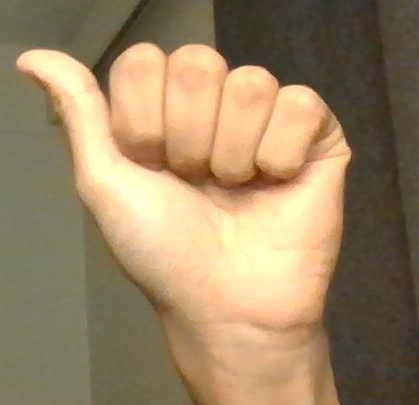
#> input picture resources/A.jpg, 419 x 405 px; its folder holds only this picture in this run
$ python -i hand_detector.py   (imports and definitions only)
#> lines starting #> are read from the running program, lines starting #| are printed output that depends on the picture; after the words box and inside, x2 and y2 are one past the last pixel; in counts of white or black regions, pixels touching at a corner belong together
import cv2
import numpy as np
from collections import deque


class HandDetector:
    def __init__(self):
        # ---- Base HSV skin range (used before calibration) ----
        self.lower_skin = np.array([0, 20, 50], dtype=np.uint8)
        self.upper_skin = np.array([30, 255, 255], dtype=np.uint8)

        # ---- Calibration padding around percentiles (tunable) ----
        self.pad_h = 15
        self.pad_s = 30
        self.pad_v = 40

        # ---- Morphology (tunable) ----
        self.kernel_size = 3          # base kernel size (will be made odd)
        self.open_iter = 3            # remove noise
        self.close_iter = 3           # fill holes
        self.blur_ksize = 7           # Gaussian blur (must be odd)

        # ---- Area filtering (fraction of full frame) ----
        self.min_area_frac = 0.006
        self.max_area_frac = 0.55

        # ---- Guide box ----
        self.guide_box_size = 280
        self.guide_box_enabled = True

        # ---- Calibration state ----
        self.is_calibrated = False
        self.calibrated_ranges = None

        # ---- Morphology kernel (ellipse is better for hands) ----
        k = self._make_odd(self.kernel_size)
        self.kernel = cv2.getStructuringElement(cv2.MORPH_ELLIPSE, (k, k))

        # ---- Temporal smoothing for mask ----
        # maxlen=3 means we average last 3 frames → less flicker
        self.mask_history = deque(maxlen=3)

    # ===================== PUBLIC TUNING METHODS =====================

    # [35 lines left out: functions set_skin_hsv, set_calibration_padding, set_morphology, set_area_fraction, not called in this run]

    def enable_guide_box(self, enabled):
        self.guide_box_enabled = bool(enabled)

    def get_guide_box_coords(self, frame_width, frame_height):
        box_size = self.guide_box_size
        box_x = frame_width - box_size - 80
        box_y = (frame_height - box_size) // 2
        return box_x, box_y, box_x + box_size, box_y + box_size

    # ===================== CALIBRATION =====================

    # [40 lines left out: function calibrate_from_roi, not called in this run]

    # ===================== INTERNAL HELPERS =====================

    @staticmethod
    def _make_odd(k):
        """Ensure kernel size is odd (required by GaussianBlur)."""
        k = int(k)
        return k if k % 2 == 1 else k + 1

    def _auto_adjust_brightness(self, frame_bgr):
        lab = cv2.cvtColor(frame_bgr, cv2.COLOR_BGR2LAB)
        l, a, b = cv2.split(lab)

        clahe = cv2.createCLAHE(clipLimit=4.0, tileGridSize=(8, 8))
        l = clahe.apply(l)

        enhanced = cv2.merge([l, a, b])
        return cv2.cvtColor(enhanced, cv2.COLOR_LAB2BGR)

    def _create_box_mask(self, frame_shape):
        h, w = frame_shape[:2]
        mask = np.zeros((h, w), dtype=np.uint8)

        if self.guide_box_enabled:
            box_x1, box_y1, box_x2, box_y2 = self.get_guide_box_coords(w, h)
            mask[box_y1:box_y2, box_x1:box_x2] = 255
        else:
            mask[:, :] = 255

        return mask

    # ===================== MASK CREATION =====================

    def _skin_mask(self, frame_bgr):
        # Lighting normalization
        frame_bgr = self._auto_adjust_brightness(frame_bgr)

        hsv = cv2.cvtColor(frame_bgr, cv2.COLOR_BGR2HSV)

        # Use calibrated HSV range if available, else default
        if self.is_calibrated and self.calibrated_ranges:
            lower, upper = self.calibrated_ranges
            lower_arr = np.array(lower, dtype=np.uint8)
            upper_arr = np.array(upper, dtype=np.uint8)
            mask = cv2.inRange(hsv, lower_arr, upper_arr)
        else:
            mask = cv2.inRange(hsv, self.lower_skin, self.upper_skin)

        # Morphology: open → close
        if self.open_iter > 0:
            mask = cv2.morphologyEx(mask, cv2.MORPH_OPEN, self.kernel, iterations=self.open_iter)
        if self.close_iter > 0:
            mask = cv2.morphologyEx(mask, cv2.MORPH_CLOSE, self.kernel, iterations=self.close_iter)

        # Smooth edges
        if self.blur_ksize > 1:
            k = self._make_odd(self.blur_ksize)
            mask = cv2.GaussianBlur(mask, (k, k), 0)

        # Binarize again (in case blur softened it)
        mask = cv2.threshold(mask, 0, 255, cv2.THRESH_BINARY | cv2.THRESH_OTSU)[1]

        # Limit to guide box region
        box_mask = self._create_box_mask(frame_bgr.shape)
        mask = cv2.bitwise_and(mask, mask, mask=box_mask)

        # ---- Temporal smoothing over last few masks ----
        self.mask_history.append(mask)
        if len(self.mask_history) > 1:
            avg = np.mean(self.mask_history, axis=0)
            mask = np.where(avg >= 127, 255, 0).astype(np.uint8)

        return mask

    def _largest_valid_contour(self, mask, frame_area):
        contours, _ = cv2.findContours(mask, cv2.RETR_EXTERNAL, cv2.CHAIN_APPROX_SIMPLE)
        if not contours:
            return None, 0.0
        c = max(contours, key=cv2.contourArea)
        area = float(cv2.contourArea(c))
        if area < self.min_area_frac * frame_area or area > self.max_area_frac * frame_area:
            return None, 0.0
        return c, area

    def _crop_with_pad(self, frame_bgr, mask, contour, pad=20):
        x, y, w, h = cv2.boundingRect(contour)
        H, W = frame_bgr.shape[:2]
        x0, y0 = max(0, x - pad), max(0, y - pad)
        x1, y1 = min(W, x + w + pad), min(H, y + h + pad)
        roi = frame_bgr[y0:y1, x0:x1]
        roi_mask = mask[y0:y1, x0:x1]
        return roi, roi_mask, (x0, y0, x1, y1)

    # ===================== MAIN API =====================

    def detect_hand(self, frame_bgr):
        H, W = frame_bgr.shape[:2]
        mask = self._skin_mask(frame_bgr)
        contour, area = self._largest_valid_contour(mask, H * W)
        if contour is None:
            return None
        roi, roi_mask, bbox = self._crop_with_pad(frame_bgr, mask, contour)
        if roi.size == 0 or roi_mask.size == 0:
            return None
        return {
            "mask": mask,
            "contour": contour,
            "roi": roi,
            "roi_mask": roi_mask,
            "bbox": bbox,
            "area": area
        }

>>> import cv2
>>> picture = cv2.imread('../resources/A.jpg')
#> picture is the input picture: shape (405, 419, 3); mean B, G, R 99.9, 133.8, 155.1
>>> result = HandDetector().detect_hand(picture)
#> in _auto_adjust_brightness, `lab = cv2.cvtColor(frame_bgr, cv2.COLOR_BGR2LAB)`: lab: shape (405, 419, 3); mean of channels 0, 1, 2 143, 130.9, 149
#> in _auto_adjust_brightness, `l, a, b = cv2.split(lab)`:
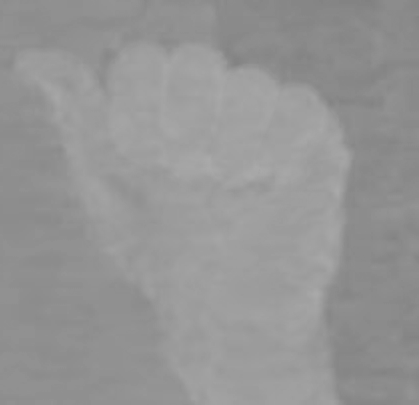
#> b: shape (405, 419); min 129, max 170, mean 149
#> in _auto_adjust_brightness, `l = clahe.apply(l)`:
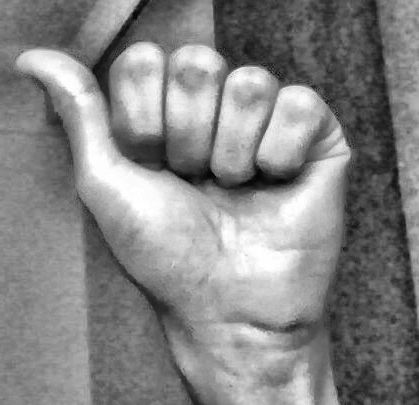
#> l: shape (405, 419); min 3, max 255, mean 132.9
#> in _auto_adjust_brightness, `enhanced = cv2.merge([l, a, b])`: enhanced: shape (405, 419, 3); mean of channels 0, 1, 2 132.9, 130.9, 149
#> in _auto_adjust_brightness, `return cv2.cvtColor(enhanced, cv2.COLOR_LAB2BGR)`:
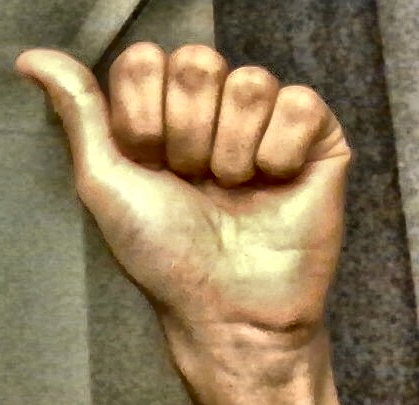
#> returned value: shape (405, 419, 3); mean B, G, R 90.2, 123.4, 143.2
#> in _skin_mask, `hsv = cv2.cvtColor(frame_bgr, cv2.COLOR_BGR2HSV)`: hsv: shape (405, 419, 3); mean H, S, V 20.8, 96.6, 143.3
#> in _skin_mask, `mask = cv2.inRange(hsv, self.lower_skin, self.upper_skin)`:
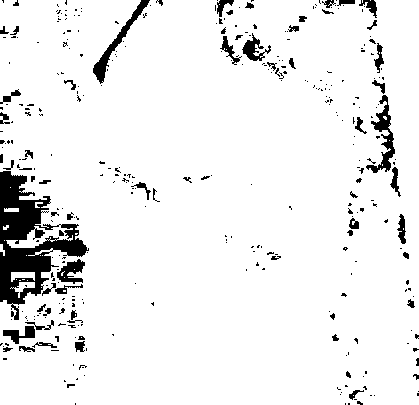
#> mask: shape (405, 419); 93% white; 356 black regions (285 under 20 px), largest, box (x1, y1, x2, y2) and area: (0, 171, 89, 320) 5118, (366, 95, 395, 173) 713, (93, 0, 150, 84) 701
#> in _skin_mask, `mask = cv2.morphologyEx(mask, cv2.MORPH_OPEN, self.kernel, iterations=..`: mask: shape (405, 419); 90.8% white; 153 black regions (105 under 20 px), largest, box (x1, y1, x2, y2) and area: (0, 160, 89, 320) 7612, (215, 0, 296, 81) 1241, (357, 77, 401, 197) 1233
#> in _skin_mask, `mask = cv2.morphologyEx(mask, cv2.MORPH_CLOSE, self.kernel, iterations..`: mask: shape (405, 419); 92.8% white; 29 black regions, largest, box (x1, y1, x2, y2) and area: (0, 168, 89, 320) 7325, (367, 96, 398, 174) 905, (93, 0, 150, 83) 783
#> in _skin_mask, `mask = cv2.threshold(mask, 0, 255, cv2.THRESH_BINARY | cv2.THRESH_OTSU..`: mask: shape (405, 419); 92.7% white; 29 black regions, largest, box (x1, y1, x2, y2) and area: (0, 168, 89, 320) 7452, (367, 97, 398, 173) 925, (93, 0, 149, 82) 813
#> in _skin_mask, `mask = cv2.bitwise_and(mask, mask, mask=box_mask)`:
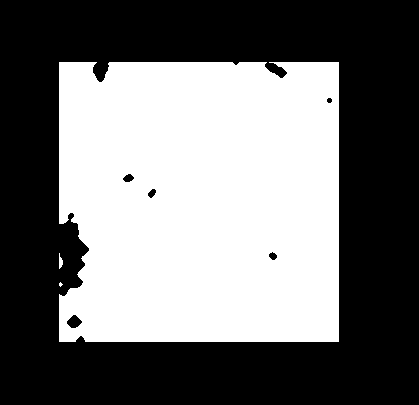
#> mask: shape (405, 419); 44.9% white; 3 white regions (1 under 20 px)
#> in _largest_valid_contour, `contours, _ = cv2.findContours(mask, cv2.RETR_EXTERNAL, cv2.CHAIN_APPR..`: contours = 3 contours, 1 with area under 20; largest, box (x1, y1, x2, y2) and area: (59, 62, 339, 342) 75750, (59, 253, 63, 269) 25
#> in _largest_valid_contour, `c = max(contours, key=cv2.contourArea)`: c = contour of 117 points, box (x1, y1, x2, y2) (59, 62, 339, 342), area 75750
#> in _largest_valid_contour, `area = float(cv2.contourArea(c))`: area = 75750
#> in detect_hand, `contour, area = self._largest_valid_contour(mask, H * W)`: contour has the same summary as c in _largest_valid_contour
#> in _crop_with_pad, `x, y, w, h = cv2.boundingRect(contour)`: x = 59; y = 62; w = 280
#> in _crop_with_pad, `x0, y0 = max(0, x - pad), max(0, y - pad)`: x0 = 39; y0 = 42
#> in _crop_with_pad, `x1, y1 = min(W, x + w + pad), min(H, y + h + pad)`: x1 = 359; y1 = 362
#> in _crop_with_pad, `roi = frame_bgr[y0:y1, x0:x1]`:
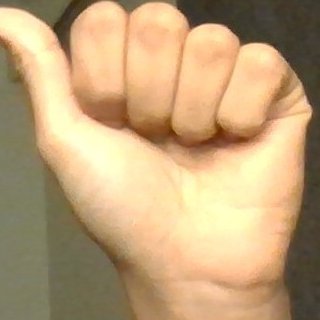
#> roi: shape (320, 320, 3); mean B, G, R 120.5, 161.3, 190.4
#> in _crop_with_pad, `roi_mask = mask[y0:y1, x0:x1]`:
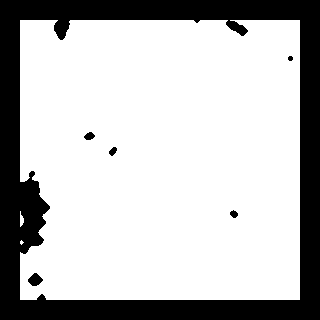
#> roi_mask: shape (320, 320); 74.3% white; 6 black regions, box (x1, y1, x2, y2) and area: (0, 0, 320, 320) 25976, (28, 273, 43, 286) 127, (84, 132, 95, 140) 61, (109, 147, 117, 156) 47, (230, 210, 238, 218) 44, (288, 56, 293, 61) 21
#> in detect_hand, `roi, roi_mask, bbox = self._crop_with_pad(frame_bgr, mask, contour)`: bbox = (39, 42, 359, 362)
#> result = 6 items

$ run again, on resources/AE.jpg
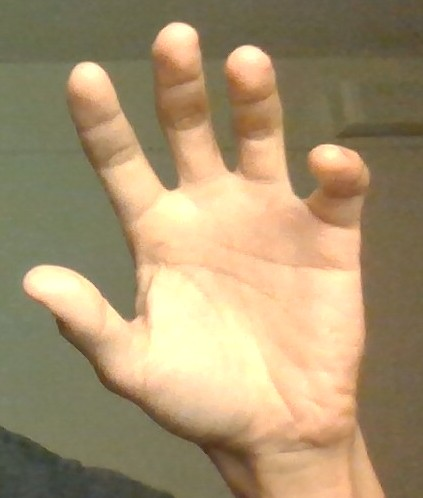
#> input picture resources/AE.jpg, 423 x 498 px
#> picture is the input picture: shape (498, 423, 3); mean B, G, R 110.6, 146.1, 166
#> lab: shape (498, 423, 3); mean of channels 0, 1, 2 155.5, 130, 149.5
#> enhanced: shape (498, 423, 3); mean of channels 0, 1, 2 138.1, 130, 149.5
#> hsv: shape (498, 423, 3); mean H, S, V 22.8, 96.4, 148
#> in _skin_mask, `mask = cv2.bitwise_and(mask, mask, mask=box_mask)`:
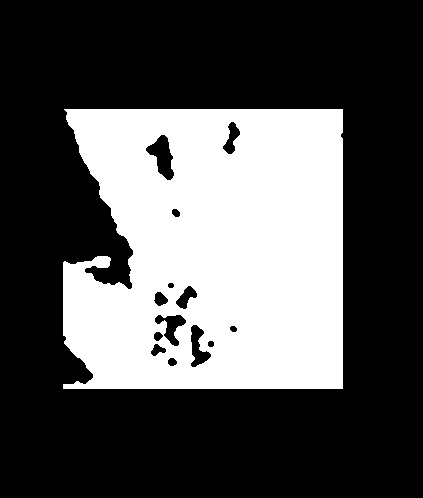
#> mask: shape (498, 423); 32.8% white; 1 white region
#> contours = 1 contour; box (x1, y1, x2, y2) and area: (63, 109, 343, 389) 71028
#> c = contour of 177 points, box (x1, y1, x2, y2) (63, 109, 343, 389), area 71028
#> in _largest_valid_contour, `area = float(cv2.contourArea(c))`: area = 71027.5
#> in detect_hand, `contour, area = self._largest_valid_contour(mask, H * W)`: contour has the same summary as c in _largest_valid_contour
#> x = 63; y = 109; w = 280
#> x0 = 43; y0 = 89
#> x1 = 363; y1 = 409
#> in _crop_with_pad, `roi_mask = mask[y0:y1, x0:x1]`:
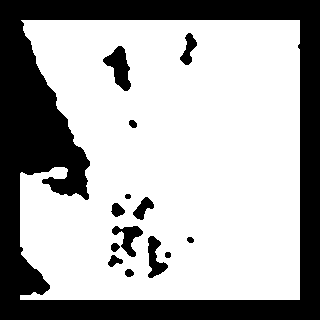
#> roi_mask: shape (320, 320); 67.5% white; 14 black regions, largest, box (x1, y1, x2, y2) and area: (0, 0, 320, 320) 30721, (103, 46, 131, 91) 657, (148, 236, 168, 278) 433
#> bbox = (43, 89, 363, 409)
#> result = 6 items
